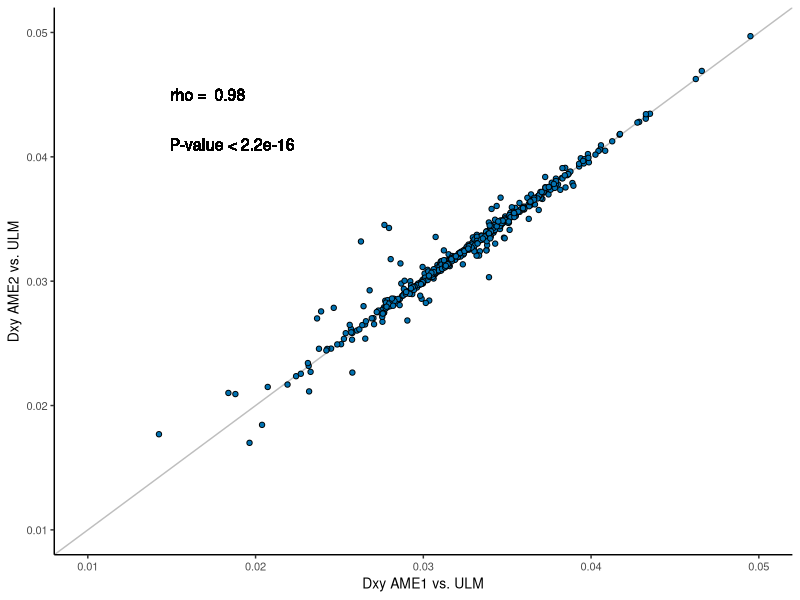
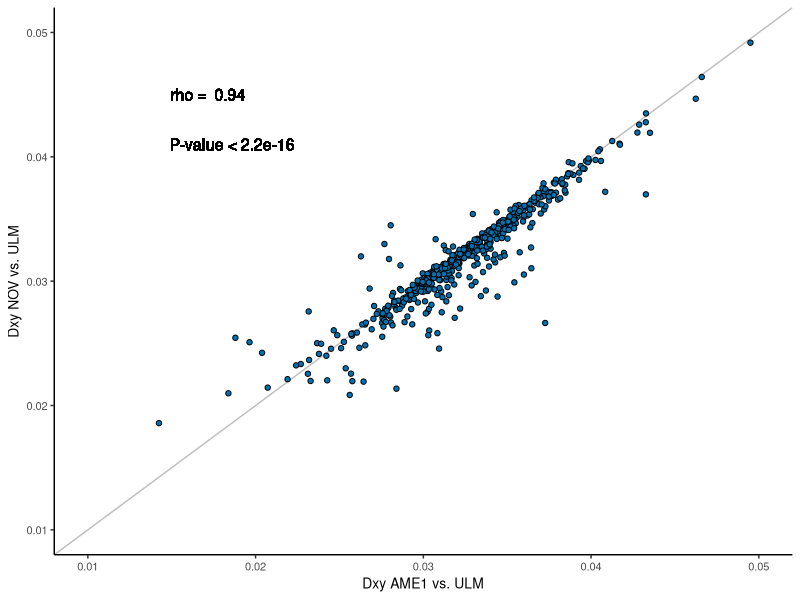
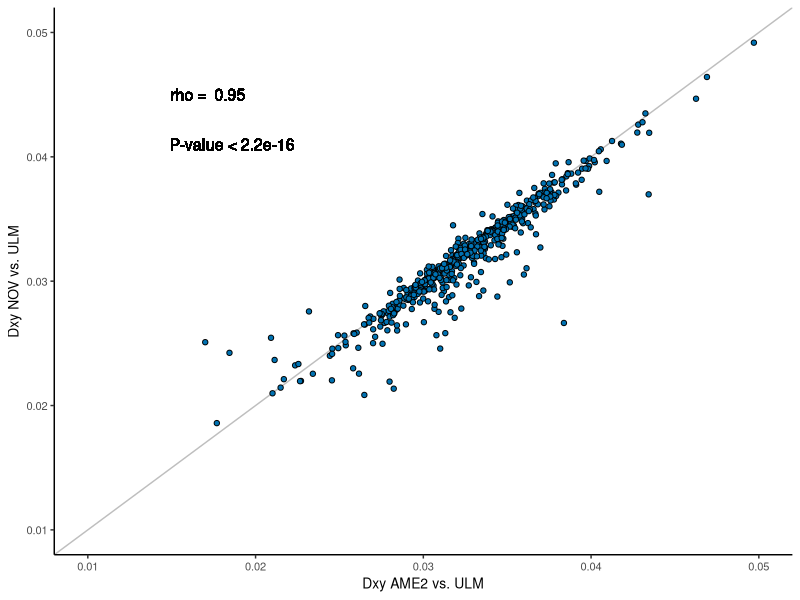
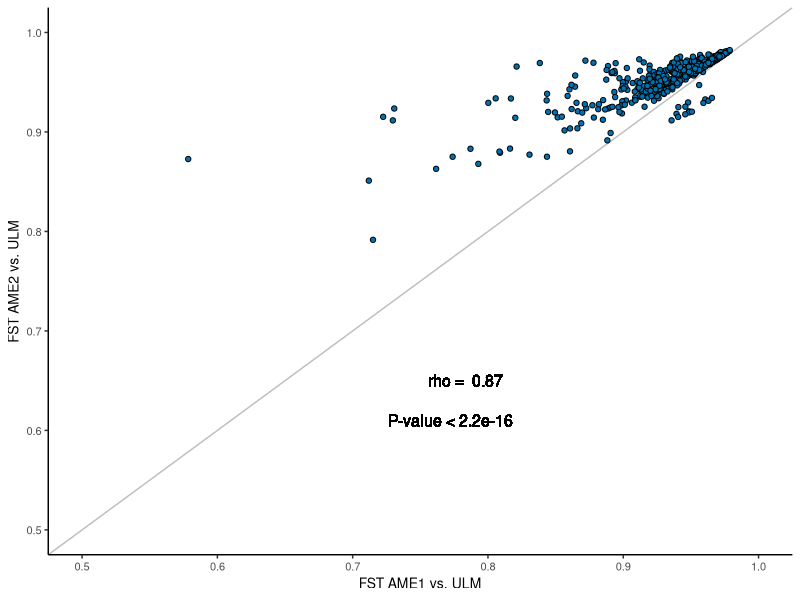
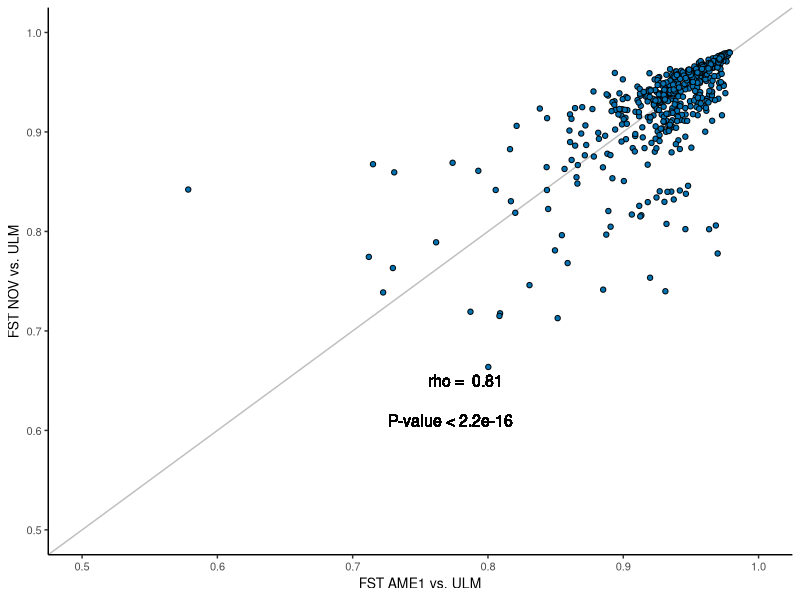
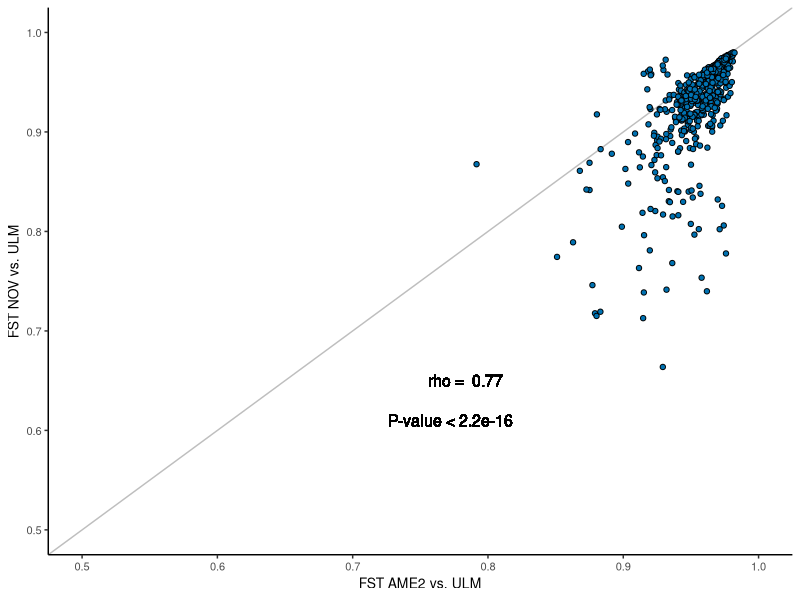
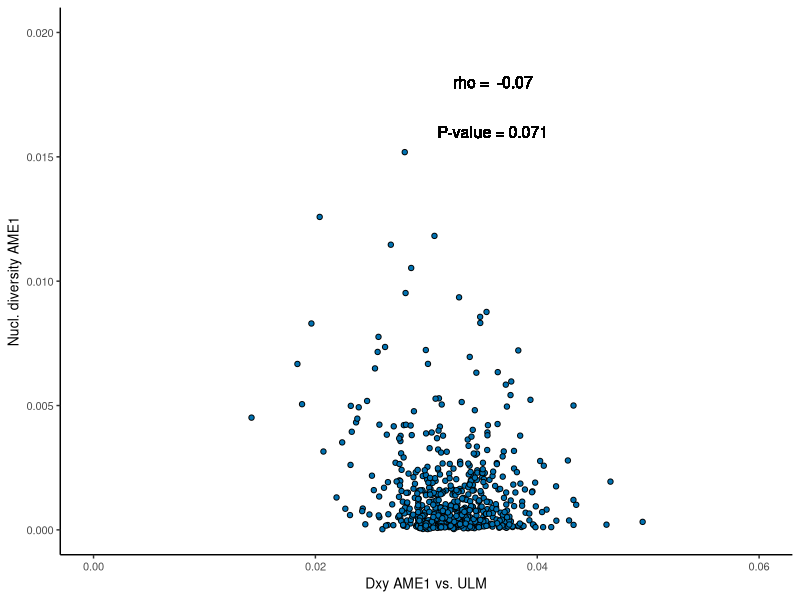
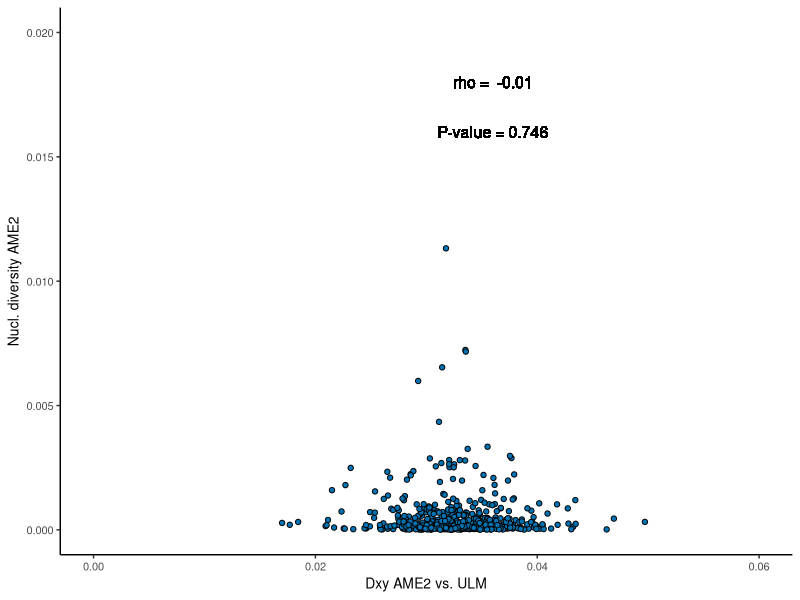

These charts were generated, in order, by the following R code:
library(dplyr)
library(ggplot2)
library(gridExtra)

### Reading file with stats

d <- read.table(file = "Windows_Statistics.txt", sep = "\t", header = TRUE)
stat = d$Dxy_A1U


####### PLOTS OF DXY ULM VS AME1, AME2 AND NOV

mytheme = theme(panel.background = element_blank(),
                axis.line = element_line(),
                axis.text = element_text(size=8),
                axis.title = element_text(size = 10))

### 1

rho = cor(d$Dxy_A1U,d$Dxy_A2U,method = "spearman")
sr = cor.test(d$Dxy_A1U,d$Dxy_A2U,method = "spearman")
pval = sr$p.value

p1 <- ggplot(d) + aes(x = Dxy_A1U, y = Dxy_A2U) +
  geom_abline(colour = "grey") +
  geom_point(fill = "#0072B2",colour = "black", shape = 21) +
  xlim(0.01,0.05) + ylim(0.01,0.05) +
  labs(x = "Dxy AME1 vs. ULM", y = "Dxy AME2 vs. ULM") +
  geom_text(x = 0.015, y = 0.045, label = paste("rho = ",round(rho,2)), hjust = 0.015, size = 4) +
  geom_text(x = 0.015, y = 0.041, label = paste("P-value < 2.2e-16"), hjust = 0.015, size = 4) +
  mytheme
p1

### 2

rho = cor(d$Dxy_A1U,d$Dxy_NU,method = "spearman")
sr = cor.test(d$Dxy_A1U,d$Dxy_NU,method = "spearman")
pval = sr$p.value

p2 <- ggplot(d) + aes(x = Dxy_A1U, y = Dxy_NU) +
  geom_abline(colour = "grey") +
  geom_point(fill = "#0072B2",colour = "black", shape = 21) +
  xlim(0.01,0.05) + ylim(0.01,0.05) +
  labs(x = "Dxy AME1 vs. ULM", y = "Dxy NOV vs. ULM") +
  geom_text(x = 0.015, y = 0.045, label = paste("rho = ",round(rho,2)), hjust = 0.015, size = 4) +
  geom_text(x = 0.015, y = 0.041, label = paste("P-value < 2.2e-16"), hjust = 0.015, size = 4) +
  mytheme
p2


### 3

rho = cor(d$Dxy_A2U,d$Dxy_NU,method = "spearman")
sr = cor.test(d$Dxy_A2U,d$Dxy_NU,method = "spearman")
pval = sr$p.value

p3 <- ggplot(d) + aes(x = Dxy_A2U, y = Dxy_NU) +
  geom_abline(colour = "grey") +
  geom_point(fill = "#0072B2",colour = "black", shape = 21) +
  xlim(0.01,0.05) + ylim(0.01,0.05) +
  labs(x = "Dxy AME2 vs. ULM", y = "Dxy NOV vs. ULM") +
  geom_text(x = 0.015, y = 0.045, label = paste("rho = ",round(rho,2)), hjust = 0.015, size = 4) +
  geom_text(x = 0.015, y = 0.041, label = paste("P-value < 2.2e-16"), hjust = 0.015, size = 4) +
  mytheme
p3


##### PLOTTING FST BETWEEN ULM AND OTHERS


### 1

rho = cor(d$Fst_A1U,d$Fst_A2U,method = "spearman")
sr = cor.test(d$Fst_A1U,d$Fst_A2U,method = "spearman")
pval = sr$p.value

p4 <- ggplot(d) + aes(x = Fst_A1U, y = Fst_A2U) +
  geom_abline(colour = "grey") +
  geom_point(fill = "#0072B2",colour = "black", shape = 21) +
  xlim(0.5,1) + ylim(0.5,1) +
  labs(x = "FST AME1 vs. ULM", y = "FST AME2 vs. ULM") +
  geom_text(x = 0.8, y = 0.65, label = paste("rho = ",round(rho,2)), hjust = 0.8, size = 4) +
  geom_text(x = 0.8, y = 0.61, label = paste("P-value < 2.2e-16"), hjust = 0.8, size = 4) +
  mytheme
p4

### 2

rho = cor(d$Fst_A1U,d$Fst_NU,method = "spearman")
sr = cor.test(d$Fst_A1U,d$Fst_NU,method = "spearman")
pval = sr$p.value

p5 <- ggplot(d) + aes(x = Fst_A1U, y = Fst_NU) +
  geom_abline(colour = "grey") +
  geom_point(fill = "#0072B2",colour = "black", shape = 21) +
  xlim(0.5,1) + ylim(0.5,1) +
  labs(x = "FST AME1 vs. ULM", y = "FST NOV vs. ULM") +
  geom_text(x = 0.8, y = 0.65, label = paste("rho = ",round(rho,2)), hjust = 0.8, size = 4) +
  geom_text(x = 0.8, y = 0.61, label = paste("P-value < 2.2e-16"), hjust = 0.8, size = 4) +
  mytheme
p5


### 3

rho = cor(d$Fst_A2U,d$Fst_NU,method = "spearman")
sr = cor.test(d$Fst_A2U,d$Fst_NU,method = "spearman")
pval = sr$p.value

p6 <- ggplot(d) + aes(x = Fst_A2U, y = Fst_NU) +
  geom_abline(colour = "grey") +
  geom_point(fill = "#0072B2",colour = "black", shape = 21) +
  xlim(0.5,1) + ylim(0.5,1) +
  labs(x = "FST AME2 vs. ULM", y = "FST NOV vs. ULM") +
  geom_text(x = 0.8, y = 0.65, label = paste("rho = ",round(rho,2)), hjust = 0.8, size = 4) +
  geom_text(x = 0.8, y = 0.61, label = paste("P-value < 2.2e-16"), hjust = 0.8, size = 4) +
  mytheme
p6


###### PLOTTING DXY VS PI

### 1

rho = cor(d$Dxy_A1U,d$Pi_AME1,method = "spearman")
sr = cor.test(d$Dxy_A1U,d$Pi_AME1,method = "spearman")
pval = sr$p.value

p7 <- ggplot(d) + aes(x = Dxy_A1U, y = Pi_AME1) +
  geom_point(fill = "#0072B2",colour = "black", shape = 21) +
  xlim(0,0.06) + ylim(0,0.02) +
  labs(x = "Dxy AME1 vs. ULM", y = "Nucl. diversity AME1") +
  geom_text(x = 0.036, y = 0.018, label = paste("rho = ",round(rho,2)), size = 4) +
  geom_text(x = 0.036, y = 0.016, label = paste("P-value =",round(pval,3)), size = 4) +
  mytheme
p7



### 2

rho = cor(d$Dxy_A2U,d$Pi_AME2,method = "spearman")
sr = cor.test(d$Dxy_A2U,d$Pi_AME2,method = "spearman")
pval = sr$p.value

p8 <- ggplot(d) + aes(x = Dxy_A2U, y = Pi_AME2) +
  geom_point(fill = "#0072B2",colour = "black", shape = 21) +
  xlim(0,0.06) + ylim(0,0.02) +
  labs(x = "Dxy AME2 vs. ULM", y = "Nucl. diversity AME2") +
  geom_text(x = 0.036, y = 0.018, label = paste("rho = ",round(rho,2)), size = 4) +
  geom_text(x = 0.036, y = 0.016, label = paste("P-value =",round(pval,3)), size = 4) +
  mytheme
p8


### 3

rho = cor(d$Dxy_NU,d$Pi_NOV,method = "spearman")
sr = cor.test(d$Dxy_NU,d$Pi_NOV,method = "spearman")
pval = sr$p.value

p9 <- ggplot(d) + aes(x = Dxy_NU, y = Pi_NOV) +
  geom_point(fill = "#0072B2",colour = "black", shape = 21) +
  xlim(0,0.06) + ylim(0,0.02) +
  labs(x = "Dxy NOV vs. ULM", y = "Nucl. diversity NOV") +
  geom_text(x = 0.036, y = 0.018, label = paste("rho = ",round(rho,2)), size = 4) +
  geom_text(x = 0.036, y = 0.016, label = paste("P-value =",round(pval,6)), size = 4) +
  mytheme
p9


######## PLOTTING  PI vs DXY intra-O. novo-ulmi

### ame1 - ame1/ame2
rho = cor(d$Dxy_A1A2,d$Pi_AME1,method = "spearman")
sr = cor.test(d$Dxy_A1A2,d$Pi_AME1,method = "spearman")
pval = sr$p.value

p10 <- ggplot(d) + aes(x = Dxy_A1A2, y = Pi_AME1) +
  geom_point(fill = "#0072B2",colour = "black", shape = 21) +
  xlim(0,0.06) + ylim(0,0.02) +
  labs(x = "Dxy AME1 vs. AME2", y = "Nucl. diversity AME1") +
  geom_text(x = 0.036, y = 0.018, label = paste("rho = ",round(rho,2)), size = 4) +
  geom_text(x = 0.036, y = 0.016, label = paste("P-value < 2.2e-16"), size = 4) +
  mytheme
p10


### ame1 - ame1/nov
rho = cor(d$Dxy_A1N,d$Pi_AME1,method = "spearman")
sr = cor.test(d$Dxy_A1N,d$Pi_AME1,method = "spearman")
pval = sr$p.value

p11 <- ggplot(d) + aes(x = Dxy_A1N, y = Pi_AME1) +
  geom_point(fill = "#0072B2",colour = "black", shape = 21) +
  xlim(0,0.06) + ylim(0,0.02) +
  labs(x = "Dxy AME1 vs. NOV", y = "Nucl. diversity AME1") +
  geom_text(x = 0.036, y = 0.018, label = paste("rho = ",round(rho,2)), size = 4) +
  geom_text(x = 0.036, y = 0.016, label = paste("P-value < 2.2e-16"), size = 4) +
  mytheme
p11


### ame2 - ame1/ame2
rho = cor(d$Dxy_A1A2,d$Pi_AME2,method = "spearman")
sr = cor.test(d$Dxy_A1A2,d$Pi_AME2,method = "spearman")
pval = sr$p.value

p12 <- ggplot(d) + aes(x = Dxy_A1A2, y = Pi_AME1) +
  geom_point(fill = "#0072B2",colour = "black", shape = 21) +
  xlim(0,0.06) + ylim(0,0.02) +
  labs(x = "Dxy AME1 vs. AME2", y = "Nucl. diversity AME2") +
  geom_text(x = 0.036, y = 0.018, label = paste("rho = ",round(rho,2)), size = 4) +
  geom_text(x = 0.036, y = 0.016, label = paste("P-value < 2.2e-16"), size = 4) +
  mytheme
p12

### ame2 - ame2/nov
rho = cor(d$Dxy_A2N,d$Pi_AME2,method = "spearman")
sr = cor.test(d$Dxy_A2N,d$Pi_AME2,method = "spearman")
pval = sr$p.value

p13 <- ggplot(d) + aes(x = Dxy_A2N, y = Pi_AME2) +
  geom_point(fill = "#0072B2",colour = "black", shape = 21) +
  xlim(0,0.06) + ylim(0,0.02) +
  labs(x = "Dxy AME2 vs. NOV", y = "Nucl. diversity AME2") +
  geom_text(x = 0.036, y = 0.018, label = paste("rho = ",round(rho,2)), size = 4) +
  geom_text(x = 0.036, y = 0.016, label = paste("P-value < 2.2e-16"), size = 4) +
  mytheme
p13


### nov - ame1/nov
rho = cor(d$Dxy_A1N,d$Pi_NOV,method = "spearman")
sr = cor.test(d$Dxy_A1N,d$Pi_NOV,method = "spearman")
pval = sr$p.value

p14 <- ggplot(d) + aes(x = Dxy_A1N, y = Pi_NOV) +
  geom_point(fill = "#0072B2",colour = "black", shape = 21) +
  xlim(0,0.06) + ylim(0,0.02) +
  labs(x = "Dxy AME1 vs. NOV", y = "Nucl. diversity NOV") +
  geom_text(x = 0.036, y = 0.018, label = paste("rho = ",round(rho,2)), size = 4) +
  geom_text(x = 0.036, y = 0.016, label = paste("P-value < 2.2e-16"), size = 4) +
  mytheme
p14


### nov- ame2/nov
rho = cor(d$Dxy_A2N,d$Pi_NOV,method = "spearman")
sr = cor.test(d$Dxy_A2N,d$Pi_NOV,method = "spearman")
pval = sr$p.value

p15 <- ggplot(d) + aes(x = Dxy_A2N, y = Pi_NOV) +
  geom_point(fill = "#0072B2",colour = "black", shape = 21) +
  xlim(0,0.06) + ylim(0,0.02) +
  labs(x = "Dxy AME2 vs. NOV", y = "Nucl. diversity NOV") +
  geom_text(x = 0.036, y = 0.018, label = paste("rho = ",round(rho,2)), size = 4) +
  geom_text(x = 0.036, y = 0.016, label = paste("P-value < 2.2e-16"), size = 4) +
  mytheme
p15


### Putting all plots together

pdf('calculateCorrelations.pdf',w=8,h=10)
grid.arrange(p1,p2,p3,
             p4,p5,p6,
             p7,p8,p9,
             p10,p12,p14,
             p11,p13,p15,
             ncol=3)
dev.off()
